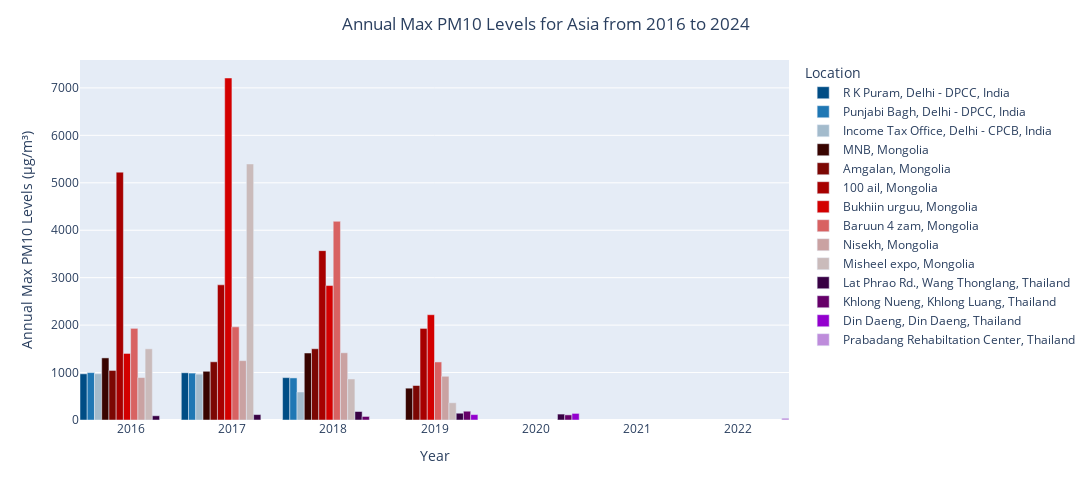

The notebook cell this image was saved under:
### Markdown cell above
Plot a bar chart of annual max pm10 levels against year for the different asian countries.

### Code cell
asia_yearly_pm10_levels_df['Location and Country'] = asia_yearly_pm10_levels_df['Location Name'] + ', ' + asia_yearly_pm10_levels_df['Country']
color_map = {'R K Puram, Delhi - DPCC, India' : "#004d85", 'Income Tax Office, Delhi - CPCB, India' : "#a3bbcc", 'Punjabi Bagh, Delhi - DPCC, India' : '#1f77b4', 'MNB, Mongolia': "#380400", 
             'Amgalan, Mongolia': "#7C0703", '100 ail, Mongolia': "#a70000", 'Bukhiin urguu, Mongolia': "#d30000", 'Baruun 4 zam, Mongolia' : "#d86262", 'Nisekh, Mongolia' : "#caa2a2", 
             'Misheel expo, Mongolia' : "#cabbbb", 'Lat Phrao Rd., Wang Thonglang, Thailand': "#380144", 'Khlong Nueng, Khlong Luang, Thailand': "#660069", 'Din Daeng, Din Daeng, '
             'Thailand': "#9300ce", 'Prabadang Rehabiltation Center, Thailand': "#BE8CDB"}
fig10 = px.bar(asia_yearly_pm10_levels_df, x = 'Year', y = 'Annual Max PM10 Levels (μg/m³)', color = 'Location and Country', barmode = 'group', custom_data = 'Location and Country', 
               color_discrete_map = color_map, width = 1200, height = 500)
fig10.update_layout(title = {'text' : 'Annual Max PM10 Levels for Asia from 2016 to 2024', 'x' : 0.5, 'xanchor' : 'center'}, xaxis_title_text = 'Year', 
                    yaxis_title_text = 'Annual Max PM10 Levels (μg/m³)', bargap = 0, legend_title_text = 'Location')
fig10.update_traces(hovertemplate = 'Year: %{x}<br>Annual Max PM10 Levels (μg/m³): %{y:.0f}<br>Location: %{customdata[0]}<extra></extra>')
fig10.show()

### Figure 1 — Plotly figure (JSON) as saved in the notebook; plotly's stock layout.template omitted (floating-point values rounded to 4 significant figures)
{"data": [{"alignmentgroup": "True", "customdata": [["R K Puram, Delhi - DPCC, India"], ["R K Puram, Delhi - DPCC, India"], ["R K Puram, Delhi - DPCC, India"]], "hovertemplate": "Year: %{x}<br>Annual Max PM10 Levels (μg/m³): %{y:.0f}<br>Location: %{customdata[0]}<extra></extra>", "legendgroup": "R K Puram, Delhi - DPCC, India", "marker": {"color": "#004d85", "pattern": {"shape": ""}}, "name": "R K Puram, Delhi - DPCC, India", "offsetgroup": "R K Puram, Delhi - DPCC, India", "orientation": "v", "showlegend": true, "textposition": "auto", "type": "bar", "x": [2016, 2017, 2018], "xaxis": "x", "y": [973, 996, 893], "yaxis": "y"}, {"alignmentgroup": "True", "customdata": [["Punjabi Bagh, Delhi - DPCC, India"], ["Punjabi Bagh, Delhi - DPCC, India"], ["Punjabi Bagh, Delhi - DPCC, India"]], "hovertemplate": "Year: %{x}<br>Annual Max PM10 Levels (μg/m³): %{y:.0f}<br>Location: %{customdata[0]}<extra></extra>", "legendgroup": "Punjabi Bagh, Delhi - DPCC, India", "marker": {"color": "#1f77b4", "pattern": {"shape": ""}}, "name": "Punjabi Bagh, Delhi - DPCC, India", "offsetgroup": "Punjabi Bagh, Delhi - DPCC, India", "orientation": "v", "showlegend": true, "textposition": "auto", "type": "bar", "x": [2016, 2017, 2018], "xaxis": "x", "y": [999, 989, 887], "yaxis": "y"}, {"alignmentgroup": "True", "customdata": [["Income Tax Office, Delhi - CPCB, India"], ["Income Tax Office, Delhi - CPCB, India"], ["Income Tax Office, Delhi - CPCB, India"]], "hovertemplate": "Year: %{x}<br>Annual Max PM10 Levels (μg/m³): %{y:.0f}<br>Location: %{customdata[0]}<extra></extra>", "legendgroup": "Income Tax Office, Delhi - CPCB, India", "marker": {"color": "#a3bbcc", "pattern": {"shape": ""}}, "name": "Income Tax Office, Delhi - CPCB, India", "offsetgroup": "Income Tax Office, Delhi - CPCB, India", "orientation": "v", "showlegend": true, "textposition": "auto", "type": "bar", "x": [2016, 2017, 2018], "xaxis": "x", "y": [975, 966, 590], "yaxis": "y"}, {"alignmentgroup": "True", "customdata": [["MNB, Mongolia"], ["MNB, Mongolia"], ["MNB, Mongolia"], ["MNB, Mongolia"]], "hovertemplate": "Year: %{x}<br>Annual Max PM10 Levels (μg/m³): %{y:.0f}<br>Location: %{customdata[0]}<extra></extra>", "legendgroup": "MNB, Mongolia", "marker": {"color": "#380400", "pattern": {"shape": ""}}, "name": "MNB, Mongolia", "offsetgroup": "MNB, Mongolia", "orientation": "v", "showlegend": true, "textposition": "auto", "type": "bar", "x": [2016, 2017, 2018, 2019], "xaxis": "x", "y": [1309, 1027, 1412, 671], "yaxis": "y"}, {"alignmentgroup": "True", "customdata": [["Amgalan, Mongolia"], ["Amgalan, Mongolia"], ["Amgalan, Mongolia"], ["Amgalan, Mongolia"]], "hovertemplate": "Year: %{x}<br>Annual Max PM10 Levels (μg/m³): %{y:.0f}<br>Location: %{customdata[0]}<extra></extra>", "legendgroup": "Amgalan, Mongolia", "marker": {"color": "#7C0703", "pattern": {"shape": ""}}, "name": "Amgalan, Mongolia", "offsetgroup": "Amgalan, Mongolia", "orientation": "v", "showlegend": true, "textposition": "auto", "type": "bar", "x": [2016, 2017, 2018, 2019], "xaxis": "x", "y": [1044.0, 1227, 1502, 727], "yaxis": "y"}, {"alignmentgroup": "True", "customdata": [["100 ail, Mongolia"], ["100 ail, Mongolia"], ["100 ail, Mongolia"], ["100 ail, Mongolia"]], "hovertemplate": "Year: %{x}<br>Annual Max PM10 Levels (μg/m³): %{y:.0f}<br>Location: %{customdata[0]}<extra></extra>", "legendgroup": "100 ail, Mongolia", "marker": {"color": "#a70000", "pattern": {"shape": ""}}, "name": "100 ail, Mongolia", "offsetgroup": "100 ail, Mongolia", "orientation": "v", "showlegend": true, "textposition": "auto", "type": "bar", "x": [2016, 2017, 2018, 2019], "xaxis": "x", "y": [5224.0, 2849.0, 3570, 1930.0], "yaxis": "y"}, {"alignmentgroup": "True", "customdata": [["Bukhiin urguu, Mongolia"], ["Bukhiin urguu, Mongolia"], ["Bukhiin urguu, Mongolia"], ["Bukhiin urguu, Mongolia"]], "hovertemplate": "Year: %{x}<br>Annual Max PM10 Levels (μg/m³): %{y:.0f}<br>Location: %{customdata[0]}<extra></extra>", "legendgroup": "Bukhiin urguu, Mongolia", "marker": {"color": "#d30000", "pattern": {"shape": ""}}, "name": "Bukhiin urguu, Mongolia", "offsetgroup": "Bukhiin urguu, Mongolia", "orientation": "v", "showlegend": true, "textposition": "auto", "type": "bar", "x": [2016, 2017, 2018, 2019], "xaxis": "x", "y": [1403, 7209.0, 2834, 2219.0], "yaxis": "y"}, {"alignmentgroup": "True", "customdata": [["Baruun 4 zam, Mongolia"], ["Baruun 4 zam, Mongolia"], ["Baruun 4 zam, Mongolia"], ["Baruun 4 zam, Mongolia"]], "hovertemplate": "Year: %{x}<br>Annual Max PM10 Levels (μg/m³): %{y:.0f}<br>Location: %{customdata[0]}<extra></extra>", "legendgroup": "Baruun 4 zam, Mongolia", "marker": {"color": "#d86262", "pattern": {"shape": ""}}, "name": "Baruun 4 zam, Mongolia", "offsetgroup": "Baruun 4 zam, Mongolia", "orientation": "v", "showlegend": true, "textposition": "auto", "type": "bar", "x": [2016, 2017, 2018, 2019], "xaxis": "x", "y": [1932.0, 1963, 4188, 1224.0], "yaxis": "y"}, {"alignmentgroup": "True", "customdata": [["Nisekh, Mongolia"], ["Nisekh, Mongolia"], ["Nisekh, Mongolia"], ["Nisekh, Mongolia"]], "hovertemplate": "Year: %{x}<br>Annual Max PM10 Levels (μg/m³): %{y:.0f}<br>Location: %{customdata[0]}<extra></extra>", "legendgroup": "Nisekh, Mongolia", "marker": {"color": "#caa2a2", "pattern": {"shape": ""}}, "name": "Nisekh, Mongolia", "offsetgroup": "Nisekh, Mongolia", "orientation": "v", "showlegend": true, "textposition": "auto", "type": "bar", "x": [2016, 2017, 2018, 2019], "xaxis": "x", "y": [895, 1252.0, 1417, 921.5], "yaxis": "y"}, {"alignmentgroup": "True", "customdata": [["Misheel expo, Mongolia"], ["Misheel expo, Mongolia"], ["Misheel expo, Mongolia"], ["Misheel expo, Mongolia"]], "hovertemplate": "Year: %{x}<br>Annual Max PM10 Levels (μg/m³): %{y:.0f}<br>Location: %{customdata[0]}<extra></extra>", "legendgroup": "Misheel expo, Mongolia", "marker": {"color": "#cabbbb", "pattern": {"shape": ""}}, "name": "Misheel expo, Mongolia", "offsetgroup": "Misheel expo, Mongolia", "orientation": "v", "showlegend": true, "textposition": "auto", "type": "bar", "x": [2016, 2017, 2018, 2019], "xaxis": "x", "y": [1500.0, 5397, 865, 363], "yaxis": "y"}, {"alignmentgroup": "True", "customdata": [["Lat Phrao Rd., Wang Thonglang, Thailand"], ["Lat Phrao Rd., Wang Thonglang, Thailand"], ["Lat Phrao Rd., Wang Thonglang, Thailand"], ["Lat Phrao Rd., Wang Thonglang, Thailand"], ["Lat Phrao Rd., Wang Thonglang, Thailand"]], "hovertemplate": "Year: %{x}<br>Annual Max PM10 Levels (μg/m³): %{y:.0f}<br>Location: %{customdata[0]}<extra></extra>", "legendgroup": "Lat Phrao Rd., Wang Thonglang, Thailand", "marker": {"color": "#380144", "pattern": {"shape": ""}}, "name": "Lat Phrao Rd., Wang Thonglang, Thailand", "offsetgroup": "Lat Phrao Rd., Wang Thonglang, Thailand", "orientation": "v", "showlegend": true, "textposition": "auto", "type": "bar", "x": [2016, 2017, 2018, 2019, 2020], "xaxis": "x", "y": [89, 114, 179, 143, 125], "yaxis": "y"}, {"alignmentgroup": "True", "customdata": [["Khlong Nueng, Khlong Luang, Thailand"], ["Khlong Nueng, Khlong Luang, Thailand"], ["Khlong Nueng, Khlong Luang, Thailand"]], "hovertemplate": "Year: %{x}<br>Annual Max PM10 Levels (μg/m³): %{y:.0f}<br>Location: %{customdata[0]}<extra></extra>", "legendgroup": "Khlong Nueng, Khlong Luang, Thailand", "marker": {"color": "#660069", "pattern": {"shape": ""}}, "name": "Khlong Nueng, Khlong Luang, Thailand", "offsetgroup": "Khlong Nueng, Khlong Luang, Thailand", "orientation": "v", "showlegend": true, "textposition": "auto", "type": "bar", "x": [2018, 2019, 2020], "xaxis": "x", "y": [75, 185, 108], "yaxis": "y"}, {"alignmentgroup": "True", "customdata": [["Din Daeng, Din Daeng, Thailand"], ["Din Daeng, Din Daeng, Thailand"]], "hovertemplate": "Year: %{x}<br>Annual Max PM10 Levels (μg/m³): %{y:.0f}<br>Location: %{customdata[0]}<extra></extra>", "legendgroup": "Din Daeng, Din Daeng, Thailand", "marker": {"color": "#9300ce", "pattern": {"shape": ""}}, "name": "Din Daeng, Din Daeng, Thailand", "offsetgroup": "Din Daeng, Din Daeng, Thailand", "orientation": "v", "showlegend": true, "textposition": "auto", "type": "bar", "x": [2019, 2020], "xaxis": "x", "y": [114, 139], "yaxis": "y"}, {"alignmentgroup": "True", "customdata": [["Prabadang Rehabiltation Center, Thailand"]], "hovertemplate": "Year: %{x}<br>Annual Max PM10 Levels (μg/m³): %{y:.0f}<br>Location: %{customdata[0]}<extra></extra>", "legendgroup": "Prabadang Rehabiltation Center, Thailand", "marker": {"color": "#BE8CDB", "pattern": {"shape": ""}}, "name": "Prabadang Rehabiltation Center, Thailand", "offsetgroup": "Prabadang Rehabiltation Center, Thailand", "orientation": "v", "showlegend": true, "textposition": "auto", "type": "bar", "x": [2022], "xaxis": "x", "y": [39], "yaxis": "y"}], "layout": {"bargap": 0, "barmode": "group", "height": 500, "legend": {"title": {"text": "Location"}, "tracegroupgap": 0}, "margin": {"t": 60}, "title": {"text": "Annual Max PM10 Levels for Asia from 2016 to 2024", "x": 0.5, "xanchor": "center"}, "width": 1200, "xaxis": {"anchor": "y", "domain": [0, 1], "title": {"text": "Year"}}, "yaxis": {"anchor": "x", "domain": [0, 1], "title": {"text": "Annual Max PM10 Levels (μg/m³)"}}}}
